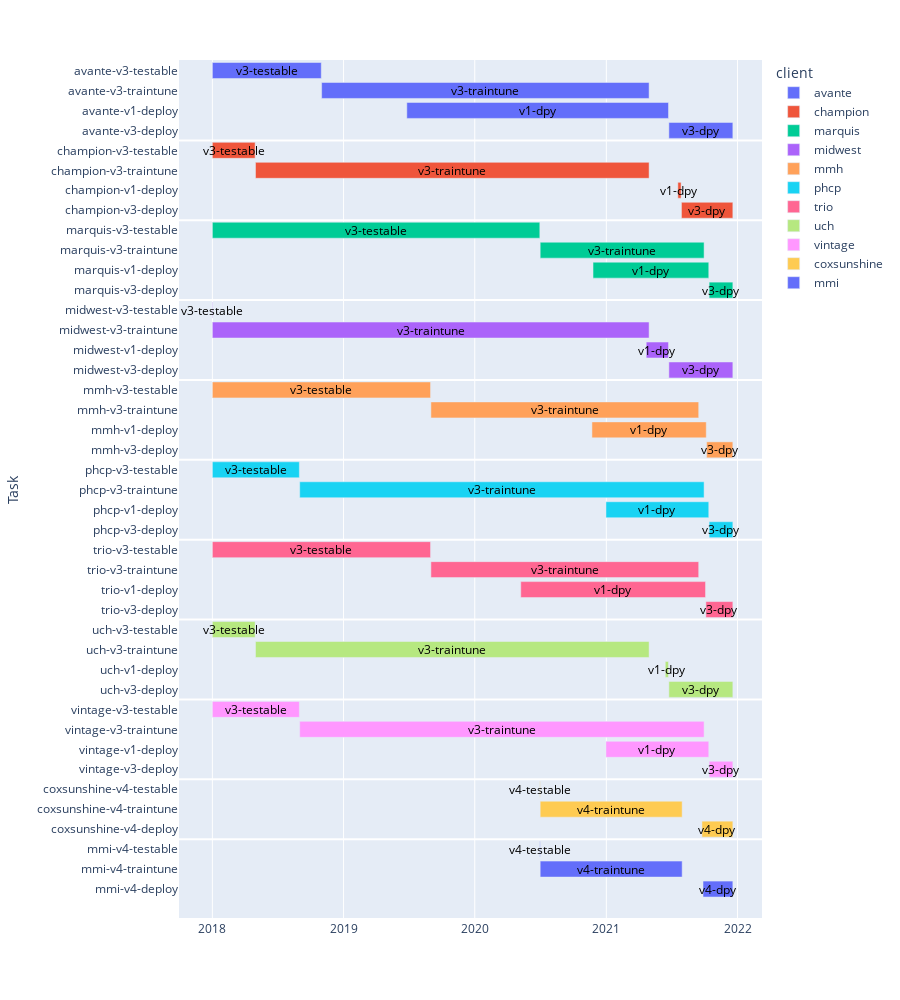

Notebook cell for this chart:
### Code cell
fig = px.timeline(merged_df, x_start="Start", x_end="Finish", y="Task", color="client", height=1000,)
fig.update_yaxes(autorange="reversed")

for idx in range(len(df)):
    fig.add_hline(y=(idx*4)+3.5, line_color="white")
    
for idx in range(len(scraped_df)):
    fig.add_hline(y=(len(df)*4)+((idx*4)+2.5), line_color="white")


fig['layout']['annotations'] = annots
fig.show()

### Figure 1 — Plotly figure (JSON) as saved in the notebook; plotly's stock layout.template omitted (floating-point values rounded to 4 significant figures)
{"data": [{"alignmentgroup": "True", "base": ["2018-01-01", "2018-11-01", "2019-06-26", "2021-06-24"], "hovertemplate": "client=avante<br>Start=%{base}<br>Finish=%{x}<br>Task=%{y}<extra></extra>", "legendgroup": "avante", "marker": {"color": "#636efa"}, "name": "avante", "offsetgroup": "avante", "orientation": "h", "showlegend": true, "textposition": "auto", "type": "bar", "x": [26179200000, 78710400000, 62899200000, 15379200000], "xaxis": "x", "y": ["avante-v3-testable", "avante-v3-traintune", "avante-v1-deploy", "avante-v3-deploy"], "yaxis": "y"}, {"alignmentgroup": "True", "base": ["2018-01-01", "2018-05-01", "2021-07-19", "2021-07-29"], "hovertemplate": "client=champion<br>Start=%{base}<br>Finish=%{x}<br>Task=%{y}<extra></extra>", "legendgroup": "champion", "marker": {"color": "#EF553B"}, "name": "champion", "offsetgroup": "champion", "orientation": "h", "showlegend": true, "textposition": "auto", "type": "bar", "x": [10281600000, 94608000000, 777600000, 12355200000], "xaxis": "x", "y": ["champion-v3-testable", "champion-v3-traintune", "champion-v1-deploy", "champion-v3-deploy"], "yaxis": "y"}, {"alignmentgroup": "True", "base": ["2018-01-01", "2020-07-01", "2020-11-25", "2021-10-14"], "hovertemplate": "client=marquis<br>Start=%{base}<br>Finish=%{x}<br>Task=%{y}<extra></extra>", "legendgroup": "marquis", "marker": {"color": "#00cc96"}, "name": "marquis", "offsetgroup": "marquis", "orientation": "h", "showlegend": true, "textposition": "auto", "type": "bar", "x": [78710400000, 39398400000, 27820800000, 5702400000], "xaxis": "x", "y": ["marquis-v3-testable", "marquis-v3-traintune", "marquis-v1-deploy", "marquis-v3-deploy"], "yaxis": "y"}, {"alignmentgroup": "True", "base": ["2018-01-01", "2018-01-01", "2021-04-22", "2021-06-24"], "hovertemplate": "client=midwest<br>Start=%{base}<br>Finish=%{x}<br>Task=%{y}<extra></extra>", "legendgroup": "midwest", "marker": {"color": "#ab63fa"}, "name": "midwest", "offsetgroup": "midwest", "orientation": "h", "showlegend": true, "textposition": "auto", "type": "bar", "x": [-86400000, 104976000000, 5356800000, 15379200000], "xaxis": "x", "y": ["midwest-v3-testable", "midwest-v3-traintune", "midwest-v1-deploy", "midwest-v3-deploy"], "yaxis": "y"}, {"alignmentgroup": "True", "base": ["2018-01-01", "2019-09-01", "2020-11-22", "2021-10-07"], "hovertemplate": "client=mmh<br>Start=%{base}<br>Finish=%{x}<br>Task=%{y}<extra></extra>", "legendgroup": "mmh", "marker": {"color": "#FFA15A"}, "name": "mmh", "offsetgroup": "mmh", "orientation": "h", "showlegend": true, "textposition": "auto", "type": "bar", "x": [52444800000, 64368000000, 27475200000, 6307200000], "xaxis": "x", "y": ["mmh-v3-testable", "mmh-v3-traintune", "mmh-v1-deploy", "mmh-v3-deploy"], "yaxis": "y"}, {"alignmentgroup": "True", "base": ["2018-01-01", "2018-09-01", "2020-12-31", "2021-10-14"], "hovertemplate": "client=phcp<br>Start=%{base}<br>Finish=%{x}<br>Task=%{y}<extra></extra>", "legendgroup": "phcp", "marker": {"color": "#19d3f3"}, "name": "phcp", "offsetgroup": "phcp", "orientation": "h", "showlegend": true, "textposition": "auto", "type": "bar", "x": [20908800000, 97200000000, 24710400000, 5702400000], "xaxis": "x", "y": ["phcp-v3-testable", "phcp-v3-traintune", "phcp-v1-deploy", "phcp-v3-deploy"], "yaxis": "y"}, {"alignmentgroup": "True", "base": ["2018-01-01", "2019-09-01", "2020-05-08", "2021-10-05"], "hovertemplate": "client=trio<br>Start=%{base}<br>Finish=%{x}<br>Task=%{y}<extra></extra>", "legendgroup": "trio", "marker": {"color": "#FF6692"}, "name": "trio", "offsetgroup": "trio", "orientation": "h", "showlegend": true, "textposition": "auto", "type": "bar", "x": [52444800000, 64368000000, 44409600000, 6480000000], "xaxis": "x", "y": ["trio-v3-testable", "trio-v3-traintune", "trio-v1-deploy", "trio-v3-deploy"], "yaxis": "y"}, {"alignmentgroup": "True", "base": ["2018-01-01", "2018-05-01", "2021-06-14", "2021-06-24"], "hovertemplate": "client=uch<br>Start=%{base}<br>Finish=%{x}<br>Task=%{y}<extra></extra>", "legendgroup": "uch", "marker": {"color": "#B6E880"}, "name": "uch", "offsetgroup": "uch", "orientation": "h", "showlegend": true, "textposition": "auto", "type": "bar", "x": [10281600000, 94608000000, 777600000, 15379200000], "xaxis": "x", "y": ["uch-v3-testable", "uch-v3-traintune", "uch-v1-deploy", "uch-v3-deploy"], "yaxis": "y"}, {"alignmentgroup": "True", "base": ["2018-01-01", "2018-09-01", "2020-12-31", "2021-10-14"], "hovertemplate": "client=vintage<br>Start=%{base}<br>Finish=%{x}<br>Task=%{y}<extra></extra>", "legendgroup": "vintage", "marker": {"color": "#FF97FF"}, "name": "vintage", "offsetgroup": "vintage", "orientation": "h", "showlegend": true, "textposition": "auto", "type": "bar", "x": [20908800000, 97200000000, 24710400000, 5702400000], "xaxis": "x", "y": ["vintage-v3-testable", "vintage-v3-traintune", "vintage-v1-deploy", "vintage-v3-deploy"], "yaxis": "y"}, {"alignmentgroup": "True", "base": ["2020-07-01", "2020-07-01", "2021-09-24"], "hovertemplate": "client=coxsunshine<br>Start=%{base}<br>Finish=%{x}<br>Task=%{y}<extra></extra>", "legendgroup": "coxsunshine", "marker": {"color": "#FECB52"}, "name": "coxsunshine", "offsetgroup": "coxsunshine", "orientation": "h", "showlegend": true, "textposition": "auto", "type": "bar", "x": [-86400000, 34128000000, 7430400000], "xaxis": "x", "y": ["coxsunshine-v4-testable", "coxsunshine-v4-traintune", "coxsunshine-v4-deploy"], "yaxis": "y"}, {"alignmentgroup": "True", "base": ["2020-07-01", "2020-07-01", "2021-09-27"], "hovertemplate": "client=mmi<br>Start=%{base}<br>Finish=%{x}<br>Task=%{y}<extra></extra>", "legendgroup": "mmi", "marker": {"color": "#636efa"}, "name": "mmi", "offsetgroup": "mmi", "orientation": "h", "showlegend": true, "textposition": "auto", "type": "bar", "x": [-86400000, 34128000000, 7171200000], "xaxis": "x", "y": ["mmi-v4-testable", "mmi-v4-traintune", "mmi-v4-deploy"], "yaxis": "y"}], "layout": {"annotations": [{"font": {"color": "black"}, "showarrow": false, "text": "v3-testable", "x": "2018-06-01", "y": 0}, {"font": {"color": "black"}, "showarrow": false, "text": "v3-traintune", "x": "2020-01-30", "y": 1}, {"font": {"color": "black"}, "showarrow": false, "text": "v1-dpy", "x": "2020-06-24", "y": 2}, {"font": {"color": "black"}, "showarrow": false, "text": "v3-dpy", "x": "2021-09-21", "y": 3}, {"font": {"color": "black"}, "showarrow": false, "text": "v3-testable", "x": "2018-03-01", "y": 4}, {"font": {"color": "black"}, "showarrow": false, "text": "v3-traintune", "x": "2019-10-30", "y": 5}, {"font": {"color": "black"}, "showarrow": false, "text": "v1-dpy", "x": "2021-07-23", "y": 6}, {"font": {"color": "black"}, "showarrow": false, "text": "v3-dpy", "x": "2021-10-08", "y": 7}, {"font": {"color": "black"}, "showarrow": false, "text": "v3-testable", "x": "2019-04-01", "y": 8}, {"font": {"color": "black"}, "showarrow": false, "text": "v3-traintune", "x": "2021-02-14", "y": 9}, {"font": {"color": "black"}, "showarrow": false, "text": "v1-dpy", "x": "2021-05-05", "y": 10}, {"font": {"color": "black"}, "showarrow": false, "text": "v3-dpy", "x": "2021-11-16", "y": 11}, {"font": {"color": "black"}, "showarrow": false, "text": "v3-testable", "x": "2017-12-31", "y": 12}, {"font": {"color": "black"}, "showarrow": false, "text": "v3-traintune", "x": "2019-08-31", "y": 13}, {"font": {"color": "black"}, "showarrow": false, "text": "v1-dpy", "x": "2021-05-23", "y": 14}, {"font": {"color": "black"}, "showarrow": false, "text": "v3-dpy", "x": "2021-09-21", "y": 15}, {"font": {"color": "black"}, "showarrow": false, "text": "v3-testable", "x": "2018-10-31", "y": 16}, {"font": {"color": "black"}, "showarrow": false, "text": "v3-traintune", "x": "2020-09-07", "y": 17}, {"font": {"color": "black"}, "showarrow": false, "text": "v1-dpy", "x": "2021-04-30", "y": 18}, {"font": {"color": "black"}, "showarrow": false, "text": "v3-dpy", "x": "2021-11-12", "y": 19}, {"font": {"color": "black"}, "showarrow": false, "text": "v3-testable", "x": "2018-05-02", "y": 20}, {"font": {"color": "black"}, "showarrow": false, "text": "v3-traintune", "x": "2020-03-16", "y": 21}, {"font": {"color": "black"}, "showarrow": false, "text": "v1-dpy", "x": "2021-05-23", "y": 22}, {"font": {"color": "black"}, "showarrow": false, "text": "v3-dpy", "x": "2021-11-16", "y": 23}, {"font": {"color": "black"}, "showarrow": false, "text": "v3-testable", "x": "2018-10-31", "y": 24}, {"font": {"color": "black"}, "showarrow": false, "text": "v3-traintune", "x": "2020-09-07", "y": 25}, {"font": {"color": "black"}, "showarrow": false, "text": "v1-dpy", "x": "2021-01-20", "y": 26}, {"font": {"color": "black"}, "showarrow": false, "text": "v3-dpy", "x": "2021-11-11", "y": 27}, {"font": {"color": "black"}, "showarrow": false, "text": "v3-testable", "x": "2018-03-01", "y": 28}, {"font": {"color": "black"}, "showarrow": false, "text": "v3-traintune", "x": "2019-10-30", "y": 29}, {"font": {"color": "black"}, "showarrow": false, "text": "v1-dpy", "x": "2021-06-18", "y": 30}, {"font": {"color": "black"}, "showarrow": false, "text": "v3-dpy", "x": "2021-09-21", "y": 31}, {"font": {"color": "black"}, "showarrow": false, "text": "v3-testable", "x": "2018-05-02", "y": 32}, {"font": {"color": "black"}, "showarrow": false, "text": "v3-traintune", "x": "2020-03-16", "y": 33}, {"font": {"color": "black"}, "showarrow": false, "text": "v1-dpy", "x": "2021-05-23", "y": 34}, {"font": {"color": "black"}, "showarrow": false, "text": "v3-dpy", "x": "2021-11-16", "y": 35}, {"font": {"color": "black"}, "showarrow": false, "text": "v4-testable", "x": "2020-06-30", "y": 36}, {"font": {"color": "black"}, "showarrow": false, "text": "v4-traintune", "x": "2021-01-14", "y": 37}, {"font": {"color": "black"}, "showarrow": false, "text": "v4-dpy", "x": "2021-11-06", "y": 38}, {"font": {"color": "black"}, "showarrow": false, "text": "v4-testable", "x": "2020-06-30", "y": 39}, {"font": {"color": "black"}, "showarrow": false, "text": "v4-traintune", "x": "2021-01-14", "y": 40}, {"font": {"color": "black"}, "showarrow": false, "text": "v4-dpy", "x": "2021-11-07", "y": 41}], "barmode": "overlay", "height": 1000, "legend": {"title": {"text": "client"}, "tracegroupgap": 0}, "margin": {"t": 60}, "shapes": [{"line": {"color": "white"}, "type": "line", "x0": 0, "x1": 1, "xref": "x domain", "y0": 3.5, "y1": 3.5, "yref": "y"}, {"line": {"color": "white"}, "type": "line", "x0": 0, "x1": 1, "xref": "x domain", "y0": 7.5, "y1": 7.5, "yref": "y"}, {"line": {"color": "white"}, "type": "line", "x0": 0, "x1": 1, "xref": "x domain", "y0": 11.5, "y1": 11.5, "yref": "y"}, {"line": {"color": "white"}, "type": "line", "x0": 0, "x1": 1, "xref": "x domain", "y0": 15.5, "y1": 15.5, "yref": "y"}, {"line": {"color": "white"}, "type": "line", "x0": 0, "x1": 1, "xref": "x domain", "y0": 19.5, "y1": 19.5, "yref": "y"}, {"line": {"color": "white"}, "type": "line", "x0": 0, "x1": 1, "xref": "x domain", "y0": 23.5, "y1": 23.5, "yref": "y"}, {"line": {"color": "white"}, "type": "line", "x0": 0, "x1": 1, "xref": "x domain", "y0": 27.5, "y1": 27.5, "yref": "y"}, {"line": {"color": "white"}, "type": "line", "x0": 0, "x1": 1, "xref": "x domain", "y0": 31.5, "y1": 31.5, "yref": "y"}, {"line": {"color": "white"}, "type": "line", "x0": 0, "x1": 1, "xref": "x domain", "y0": 35.5, "y1": 35.5, "yref": "y"}, {"line": {"color": "white"}, "type": "line", "x0": 0, "x1": 1, "xref": "x domain", "y0": 38.5, "y1": 38.5, "yref": "y"}, {"line": {"color": "white"}, "type": "line", "x0": 0, "x1": 1, "xref": "x domain", "y0": 42.5, "y1": 42.5, "yref": "y"}], "xaxis": {"anchor": "y", "domain": [0, 1], "type": "date"}, "yaxis": {"anchor": "x", "autorange": "reversed", "domain": [0, 1], "title": {"text": "Task"}}}}
